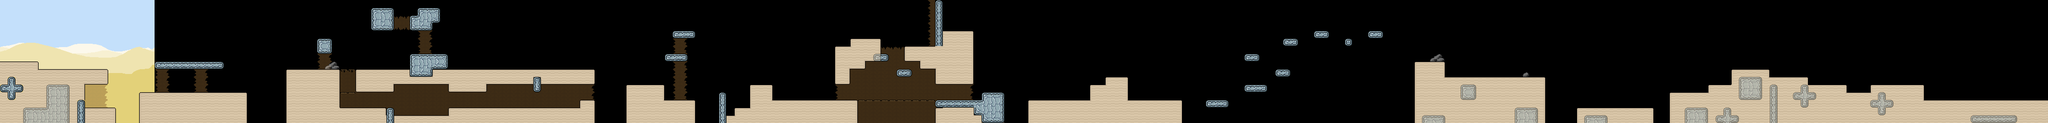

A level layout from a 2D game, rendered from its tile map. Below: a short description, then the map file with tile-grid data replaced by summaries:
An orthogonal 265x16 tile map with 16x16 px tiles, 3 tile layers (Background, Foreground, Overlap), 1 image layer and 39 objects (18x turtle, 11x snail, 2x door, 2x portal, 2x button, ...).

<map version="1.0" orientation="orthogonal" renderorder="right-down" width="265" height="16" tilewidth="16" tileheight="16" nextobjectid="99">
 <tileset firstgid="1" name="Tileset" tilewidth="16" tileheight="16" spacing="1" tilecount="3600" columns="60">
  <image source="../tilemap.bmp" trans="c8bfe7" width="1020" height="1020" />
 </tileset>
 <imagelayer name="Background">
  <image source="backgrounds/sand.bmp" width="320" height="256" />
 </imagelayer>
 <layer name="Background" width="265" height="16" opacity="0.45">
  <data>[4240 cells, 342 non-empty, 8 distinct tile ids]</data>
 </layer>
 <layer name="Foreground" width="265" height="16">
  <data>[4240 cells, 1037 non-empty, 34 distinct tile ids]</data>
 </layer>
 <layer name="Overlap" width="265" height="16" opacity="0.5">
  <data>[4240 cells, 83 non-empty, 20 distinct tile ids]</data>
 </layer>
 <objectgroup color="#000080" name="Objects">
  <object id="53" name="snail" x="752" y="112" width="32" height="32" />
  <object id="54" name="snail" x="624" y="112" width="32" height="32" />
  <object id="56" name="snail" x="1360" y="144" width="16" height="16" />
  <object id="57" name="turtle" x="1872" y="192" width="32" height="16" />
  <object id="58" name="snail" x="1792" y="192" width="32" height="16" />
  <object id="59" name="snail" x="2368" y="192" width="16" height="16" />
  <object id="60" name="snail" x="3776" y="144" width="32" height="32" />
  <object id="61" name="snail" x="3936" y="144" width="32" height="32" />
  <object id="62" name="turtle" x="816" y="112" width="32" height="32" />
  <object id="63" name="turtle" x="960" y="112" width="32" height="32" />
  <object id="64" name="snail" x="1296" y="144" width="16" height="16" />
  <object id="65" name="turtle" x="1408" y="176" width="16" height="16" />
  <object id="66" name="start" x="0" y="96" width="16" height="16" />
  <object id="67" name="turtle" x="368" y="160" width="32" height="32">
   <properties>
    <property name="action" value="fly" />
    <property name="global" value="100" />
   </properties>
  </object>
  <object id="68" name="turtle" x="352" y="96" width="32" height="32">
   <properties>
    <property name="action" value="fly" />
    <property name="global" value="100" />
   </properties>
  </object>
  <object id="69" name="turtle" x="112" y="112" width="32" height="32">
   <properties>
    <property name="action" value="idle" />
   </properties>
  </object>
  <object id="72" name="door" x="1200" y="176" width="16" height="32" />
  <object id="73" name="door" x="1744" y="176" width="16" height="32" />
  <object id="74" name="portal" x="832" y="192" width="16" height="32">
   <properties>
    <property name="global" value="snail" />
   </properties>
  </object>
  <object id="77" name="button" x="1399.67" y="86.3333" width="16" height="16">
   <properties>
    <property name="global" value="73" />
   </properties>
  </object>
  <object id="78" name="button" x="1920" y="32" width="16" height="16">
   <properties>
    <property name="global" value="72" />
   </properties>
  </object>
  <object id="79" name="turtle" x="2048" y="128" width="32" height="16">
   <properties>
    <property name="action" value="fly" />
   </properties>
  </object>
  <object id="80" name="snail" x="2176" y="192" width="16" height="16" />
  <object id="81" name="snail" x="3040" y="144" width="16" height="16" />
  <object id="82" name="snail" x="2944" y="112" width="16" height="16" />
  <object id="83" name="turtle" x="3088" y="96" width="32" height="16">
   <properties>
    <property name="action" value="fly" />
    <property name="global" value="80" />
   </properties>
  </object>
  <object id="84" name="turtle" x="2592" y="96" width="32" height="16">
   <properties>
    <property name="action" value="fly" />
    <property name="global" value="50" />
   </properties>
  </object>
  <object id="85" name="turtle" x="2592" y="160" width="32" height="16">
   <properties>
    <property name="action" value="fly" />
    <property name="global" value="80" />
   </properties>
  </object>
  <object id="86" name="turtle" x="2672" y="48" width="32" height="16">
   <properties>
    <property name="action" value="fly" />
    <property name="global" value="75" />
   </properties>
  </object>
  <object id="87" name="turtle" x="2880" y="48" width="32" height="16">
   <properties>
    <property name="action" value="fly" />
    <property name="global" value="110" />
   </properties>
  </object>
  <object id="88" name="finish" x="4160" y="144" width="48" height="48" />
  <object id="89" name="player_firstworldstart" x="16" y="96" width="16" height="16">
   <properties>
    <property name="global" value="alex" />
   </properties>
  </object>
  <object id="90" name="portal" x="192" y="176" width="16" height="32">
   <properties>
    <property name="global" value="explode1" />
   </properties>
  </object>
  <object id="91" name="turtle" x="3264" y="176" width="32" height="16">
   <properties>
    <property name="action" value="fly" />
    <property name="global" value="75" />
   </properties>
  </object>
  <object id="92" name="turtle" x="3360" y="208" width="32" height="16">
   <properties>
    <property name="action" value="fly" />
    <property name="global" value="40" />
   </properties>
  </object>
  <object id="93" name="turtle" x="3424" y="160" width="32" height="16">
   <properties>
    <property name="action" value="fly" />
    <property name="global" value="60" />
   </properties>
  </object>
  <object id="94" name="turtle" x="3520" y="128" width="32" height="16">
   <properties>
    <property name="action" value="fly" />
    <property name="global" value="100" />
   </properties>
  </object>
  <object id="95" name="turtle" x="3680" y="112" width="32" height="16">
   <properties>
    <property name="action" value="fly" />
    <property name="global" value="111" />
   </properties>
  </object>
  <object id="96" name="start_player" x="32" y="16" width="16" height="32" />
 </objectgroup>
</map>
